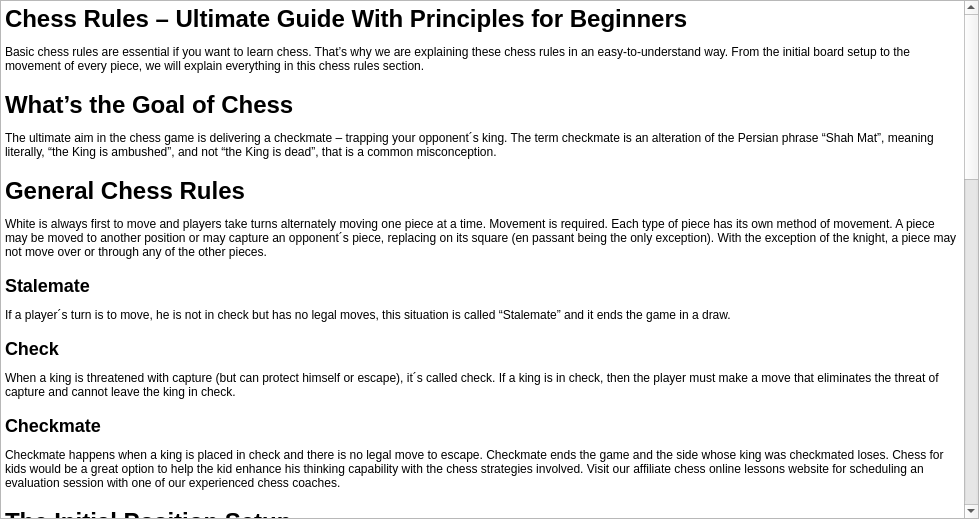
<?xml version="1.0" encoding="UTF-8"?>
<ui version="4.0">
 <class>RulesDialog</class>
 <widget class="QDialog" name="RulesDialog">
  <property name="geometry">
   <rect>
    <x>0</x>
    <y>0</y>
    <width>979</width>
    <height>519</height>
   </rect>
  </property>
  <property name="windowTitle">
   <string>Rules</string>
  </property>
  <layout class="QVBoxLayout" name="verticalLayout">
   <property name="spacing">
    <number>0</number>
   </property>
   <property name="leftMargin">
    <number>0</number>
   </property>
   <property name="topMargin">
    <number>0</number>
   </property>
   <property name="rightMargin">
    <number>0</number>
   </property>
   <property name="bottomMargin">
    <number>0</number>
   </property>
   <item>
    <widget class="QTextBrowser" name="textBrowser">
     <property name="html">
      <string>&lt;!DOCTYPE HTML PUBLIC &quot;-//W3C//DTD HTML 4.0//EN&quot; &quot;http://www.w3.org/TR/REC-html40/strict.dtd&quot;&gt;
&lt;html&gt;&lt;head&gt;&lt;meta name=&quot;qrichtext&quot; content=&quot;1&quot; /&gt;&lt;meta charset=&quot;utf-8&quot; /&gt;&lt;style type=&quot;text/css&quot;&gt;
p, li { white-space: pre-wrap; }
hr { height: 1px; border-width: 0; }
li.unchecked::marker { content: &quot;\2610&quot;; }
li.checked::marker { content: &quot;\2612&quot;; }
&lt;/style&gt;&lt;/head&gt;&lt;body style=&quot; font-family:'Segoe UI'; font-size:11.25pt; font-weight:400; font-style:normal;&quot;&gt;
&lt;h1 style=&quot; margin-top:18px; margin-bottom:12px; margin-left:0px; margin-right:0px; -qt-block-indent:0; text-indent:0px;&quot;&gt;&lt;span style=&quot; font-size:9pt; font-weight:700;&quot;&gt;Chess Rules – Ultimate Guide With Principles for Beginners&lt;/span&gt;&lt;/h1&gt;
&lt;p style=&quot; margin-top:12px; margin-bottom:12px; margin-left:0px; margin-right:0px; -qt-block-indent:0; text-indent:0px;&quot;&gt;&lt;span style=&quot; font-size:9pt;&quot;&gt;Basic chess rules are essential if you want to learn chess. That’s why we are explaining these chess rules in an easy-to-understand way. From the initial board setup to the movement of every piece, we will explain everything in this chess rules section.&lt;/span&gt;&lt;/p&gt;
&lt;h1 style=&quot; margin-top:18px; margin-bottom:12px; margin-left:0px; margin-right:0px; -qt-block-indent:0; text-indent:0px;&quot;&gt;&lt;a name=&quot;what-s-the-goal-of-chess&quot;&gt;&lt;/a&gt;&lt;span style=&quot; font-size:9pt; font-weight:700;&quot;&gt;W&lt;/span&gt;&lt;span style=&quot; font-size:9pt; font-weight:700;&quot;&gt;hat’s the Goal of Chess&lt;/span&gt;&lt;/h1&gt;
&lt;p style=&quot; margin-top:12px; margin-bottom:12px; margin-left:0px; margin-right:0px; -qt-block-indent:0; text-indent:0px;&quot;&gt;&lt;span style=&quot; font-size:9pt;&quot;&gt;The ultimate aim in the chess game is delivering a checkmate – trapping your opponent´s king. The term checkmate is an alteration of the Persian phrase “Shah Mat”, meaning literally, “the King is ambushed”, and not “the King is dead”, that is a common misconception.&lt;/span&gt;&lt;/p&gt;
&lt;h1 style=&quot; margin-top:18px; margin-bottom:12px; margin-left:0px; margin-right:0px; -qt-block-indent:0; text-indent:0px;&quot;&gt;&lt;a name=&quot;general-chess-rules&quot;&gt;&lt;/a&gt;&lt;span style=&quot; font-size:9pt; font-weight:700;&quot;&gt;G&lt;/span&gt;&lt;span style=&quot; font-size:9pt; font-weight:700;&quot;&gt;eneral Chess Rules&lt;/span&gt;&lt;/h1&gt;
&lt;p style=&quot; margin-top:12px; margin-bottom:12px; margin-left:0px; margin-right:0px; -qt-block-indent:0; text-indent:0px;&quot;&gt;&lt;span style=&quot; font-size:9pt;&quot;&gt;White is always first to move and players take turns alternately moving one piece at a time. Movement is required. Each type of piece has its own method of movement. A piece may be moved to another position or may capture an opponent´s piece, replacing on its square (en passant being the only exception). With the exception of the knight, a piece may not move over or through any of the other pieces.&lt;/span&gt;&lt;/p&gt;
&lt;h2 style=&quot; margin-top:16px; margin-bottom:12px; margin-left:0px; margin-right:0px; -qt-block-indent:0; text-indent:0px;&quot;&gt;&lt;a name=&quot;stalemate&quot;&gt;&lt;/a&gt;&lt;span style=&quot; font-size:9pt; font-weight:700;&quot;&gt;S&lt;/span&gt;&lt;span style=&quot; font-size:9pt; font-weight:700;&quot;&gt;talemate&lt;/span&gt;&lt;/h2&gt;
&lt;p align=&quot;center&quot; style=&quot; margin-top:12px; margin-bottom:12px; margin-left:0px; margin-right:0px; -qt-block-indent:0; text-indent:0px;&quot;&gt;&lt;img src=&quot;:/rules/rules_files/stalemate-1.png&quot; alt=&quot;stalemate-chess-example&quot; width=&quot;322&quot; height=&quot;322&quot; /&gt;&lt;/p&gt;
&lt;p style=&quot; margin-top:12px; margin-bottom:12px; margin-left:0px; margin-right:0px; -qt-block-indent:0; text-indent:0px;&quot;&gt;&lt;span style=&quot; font-size:9pt;&quot;&gt;If a player´s turn is to move, he is not in check but has no legal moves, this situation is called “Stalemate” and it ends the game in a draw.&lt;/span&gt;&lt;/p&gt;
&lt;h2 style=&quot; margin-top:16px; margin-bottom:12px; margin-left:0px; margin-right:0px; -qt-block-indent:0; text-indent:0px;&quot;&gt;&lt;a name=&quot;check&quot;&gt;&lt;/a&gt;&lt;span style=&quot; font-size:9pt; font-weight:700;&quot;&gt;C&lt;/span&gt;&lt;span style=&quot; font-size:9pt; font-weight:700;&quot;&gt;heck&lt;/span&gt;&lt;/h2&gt;
&lt;p align=&quot;center&quot; style=&quot; margin-top:12px; margin-bottom:12px; margin-left:0px; margin-right:0px; -qt-block-indent:0; text-indent:0px;&quot;&gt;&lt;img src=&quot;:/rules/rules_files/check.png&quot; alt=&quot;chess-check-example&quot; width=&quot;322&quot; height=&quot;322&quot; /&gt;&lt;/p&gt;
&lt;p style=&quot; margin-top:12px; margin-bottom:12px; margin-left:0px; margin-right:0px; -qt-block-indent:0; text-indent:0px;&quot;&gt;&lt;span style=&quot; font-size:9pt;&quot;&gt;When a king is threatened with capture (but can protect himself or escape), it´s called check. If a king is in check, then the player must make a move that eliminates the threat of capture and cannot leave the king in check.&lt;/span&gt;&lt;/p&gt;
&lt;h2 style=&quot; margin-top:16px; margin-bottom:12px; margin-left:0px; margin-right:0px; -qt-block-indent:0; text-indent:0px;&quot;&gt;&lt;a name=&quot;checkmate&quot;&gt;&lt;/a&gt;&lt;span style=&quot; font-size:9pt; font-weight:700;&quot;&gt;C&lt;/span&gt;&lt;span style=&quot; font-size:9pt; font-weight:700;&quot;&gt;heckmate&lt;/span&gt;&lt;/h2&gt;
&lt;p style=&quot; margin-top:12px; margin-bottom:12px; margin-left:0px; margin-right:0px; -qt-block-indent:0; text-indent:0px;&quot;&gt;&lt;span style=&quot; font-size:9pt;&quot;&gt;Checkmate happens when a king is placed in check and there is no legal move to escape. Checkmate ends the game and the side whose king was checkmated loses. Chess for kids would be a great option to help the kid enhance his thinking capability with the chess strategies involved. Visit our affiliate chess online lessons website for scheduling an evaluation session with one of our experienced chess coaches.&lt;/span&gt;&lt;/p&gt;
&lt;p align=&quot;center&quot; style=&quot; margin-top:12px; margin-bottom:12px; margin-left:0px; margin-right:0px; -qt-block-indent:0; text-indent:0px;&quot;&gt;&lt;img src=&quot;:/rules/rules_files/checkmate.png&quot; alt=&quot;chess-checkmate-example&quot; width=&quot;322&quot; height=&quot;322&quot; /&gt;&lt;/p&gt;
&lt;h1 style=&quot; margin-top:18px; margin-bottom:12px; margin-left:0px; margin-right:0px; -qt-block-indent:0; text-indent:0px;&quot;&gt;&lt;a name=&quot;the-initial-position-setup&quot;&gt;&lt;/a&gt;&lt;span style=&quot; font-size:9pt; font-weight:700;&quot;&gt;T&lt;/span&gt;&lt;span style=&quot; font-size:9pt; font-weight:700;&quot;&gt;he Initial Position Setup&lt;/span&gt;&lt;/h1&gt;
&lt;p align=&quot;center&quot; style=&quot; margin-top:12px; margin-bottom:12px; margin-left:0px; margin-right:0px; -qt-block-indent:0; text-indent:0px;&quot;&gt;&lt;img src=&quot;:/rules/rules_files/initial-setup.png&quot; alt=&quot;chess-setup&quot; width=&quot;322&quot; height=&quot;322&quot; /&gt;&lt;/p&gt;
&lt;p style=&quot; margin-top:12px; margin-bottom:12px; margin-left:0px; margin-right:0px; -qt-block-indent:0; text-indent:0px;&quot;&gt;&lt;span style=&quot; font-size:9pt;&quot;&gt;The chessboard is made up of eight rows and eight columns for a total of 64 squares of alternating colors. Each square of the chessboard is identified with a unique pair of a letter and a number. The vertical files are labeled a through h, from White´s left (i.e. the queenside) to White´s right. Similarly, the horizontal ranks are numbered from 1 to 8, starting from the one nearest White´s side of the board. Each square of the board, then, is uniquely identified by its file letter and rank number. In the initial position setup, the light queen is positioned on a light square and the dark queen is situated on a dark square. The diagram below shows how the pieces should be initially situated.&lt;/span&gt;&lt;/p&gt;
&lt;h1 style=&quot; margin-top:18px; margin-bottom:12px; margin-left:0px; margin-right:0px; -qt-block-indent:0; text-indent:0px;&quot;&gt;&lt;a name=&quot;how-the-various-chess-pieces-move&quot;&gt;&lt;/a&gt;&lt;span style=&quot; font-size:9pt; font-weight:700;&quot;&gt;H&lt;/span&gt;&lt;span style=&quot; font-size:9pt; font-weight:700;&quot;&gt;ow the Various Chess Pieces Move&lt;/span&gt;&lt;/h1&gt;
&lt;h2 style=&quot; margin-top:16px; margin-bottom:12px; margin-left:0px; margin-right:0px; -qt-block-indent:0; text-indent:0px;&quot;&gt;&lt;a name=&quot;king&quot;&gt;&lt;/a&gt;&lt;span style=&quot; font-size:9pt; font-weight:700;&quot;&gt;K&lt;/span&gt;&lt;span style=&quot; font-size:9pt; font-weight:700;&quot;&gt;ing&lt;/span&gt;&lt;/h2&gt;
&lt;p align=&quot;center&quot; style=&quot; margin-top:12px; margin-bottom:12px; margin-left:0px; margin-right:0px; -qt-block-indent:0; text-indent:0px;&quot;&gt;&lt;img src=&quot;:/rules/rules_files/king.png&quot; alt=&quot;chess-king-moves&quot; width=&quot;322&quot; height=&quot;322&quot; /&gt;&lt;/p&gt;
&lt;p style=&quot; margin-top:12px; margin-bottom:12px; margin-left:0px; margin-right:0px; -qt-block-indent:0; text-indent:0px;&quot;&gt;&lt;span style=&quot; font-size:9pt;&quot;&gt;King can move exactly one square horizontally, vertically, or diagonally. At most once in every game, each king is allowed to make a special move, known as castling.&lt;/span&gt;&lt;/p&gt;
&lt;h2 style=&quot; margin-top:16px; margin-bottom:12px; margin-left:0px; margin-right:0px; -qt-block-indent:0; text-indent:0px;&quot;&gt;&lt;a name=&quot;queen&quot;&gt;&lt;/a&gt;&lt;span style=&quot; font-size:9pt; font-weight:700;&quot;&gt;Q&lt;/span&gt;&lt;span style=&quot; font-size:9pt; font-weight:700;&quot;&gt;ueen&lt;/span&gt;&lt;/h2&gt;
&lt;p align=&quot;center&quot; style=&quot; margin-top:12px; margin-bottom:12px; margin-left:0px; margin-right:0px; -qt-block-indent:0; text-indent:0px;&quot;&gt;&lt;img src=&quot;:/rules/rules_files/queen.png&quot; alt=&quot;chess-queen-moves&quot; width=&quot;322&quot; height=&quot;322&quot; /&gt;&lt;/p&gt;
&lt;p style=&quot; margin-top:12px; margin-bottom:12px; margin-left:0px; margin-right:0px; -qt-block-indent:0; text-indent:0px;&quot;&gt;&lt;span style=&quot; font-size:9pt;&quot;&gt;Queen can move any number of vacant squares diagonally, horizontally, or vertically.&lt;/span&gt;&lt;/p&gt;
&lt;h2 style=&quot; margin-top:16px; margin-bottom:12px; margin-left:0px; margin-right:0px; -qt-block-indent:0; text-indent:0px;&quot;&gt;&lt;a name=&quot;rook&quot;&gt;&lt;/a&gt;&lt;span style=&quot; font-size:9pt; font-weight:700;&quot;&gt;R&lt;/span&gt;&lt;span style=&quot; font-size:9pt; font-weight:700;&quot;&gt;ook&lt;/span&gt;&lt;/h2&gt;
&lt;p align=&quot;center&quot; style=&quot; margin-top:12px; margin-bottom:12px; margin-left:0px; margin-right:0px; -qt-block-indent:0; text-indent:0px;&quot;&gt;&lt;img src=&quot;:/rules/rules_files/rook.png&quot; alt=&quot;chess-moves-rook&quot; width=&quot;322&quot; height=&quot;322&quot; /&gt;&lt;/p&gt;
&lt;p style=&quot; margin-top:12px; margin-bottom:12px; margin-left:0px; margin-right:0px; -qt-block-indent:0; text-indent:0px;&quot;&gt;&lt;span style=&quot; font-size:9pt;&quot;&gt;Rook can move any number of vacant squares vertically or horizontally. It also is moved while castling&lt;/span&gt;&lt;/p&gt;
&lt;h2 style=&quot; margin-top:16px; margin-bottom:12px; margin-left:0px; margin-right:0px; -qt-block-indent:0; text-indent:0px;&quot;&gt;&lt;a name=&quot;bishop&quot;&gt;&lt;/a&gt;&lt;span style=&quot; font-size:9pt; font-weight:700;&quot;&gt;B&lt;/span&gt;&lt;span style=&quot; font-size:9pt; font-weight:700;&quot;&gt;ishop&lt;/span&gt;&lt;/h2&gt;
&lt;p align=&quot;center&quot; style=&quot; margin-top:12px; margin-bottom:12px; margin-left:0px; margin-right:0px; -qt-block-indent:0; text-indent:0px;&quot;&gt;&lt;img src=&quot;:/rules/rules_files/bishop.png&quot; alt=&quot;chess-bishop-moves&quot; width=&quot;322&quot; height=&quot;322&quot; /&gt;&lt;/p&gt;
&lt;p style=&quot; margin-top:12px; margin-bottom:12px; margin-left:0px; margin-right:0px; -qt-block-indent:0; text-indent:0px;&quot;&gt;&lt;span style=&quot; font-size:9pt;&quot;&gt;Bishop can move any number of vacant squares in any diagonal direction.&lt;/span&gt;&lt;/p&gt;
&lt;h2 style=&quot; margin-top:16px; margin-bottom:12px; margin-left:0px; margin-right:0px; -qt-block-indent:0; text-indent:0px;&quot;&gt;&lt;a name=&quot;knight&quot;&gt;&lt;/a&gt;&lt;span style=&quot; font-size:9pt; font-weight:700;&quot;&gt;K&lt;/span&gt;&lt;span style=&quot; font-size:9pt; font-weight:700;&quot;&gt;night&lt;/span&gt;&lt;/h2&gt;
&lt;p align=&quot;center&quot; style=&quot; margin-top:12px; margin-bottom:12px; margin-left:0px; margin-right:0px; -qt-block-indent:0; text-indent:0px;&quot;&gt;&lt;img src=&quot;:/rules/rules_files/knight.png&quot; alt=&quot;chess-moves-knight&quot; width=&quot;322&quot; height=&quot;322&quot; /&gt;&lt;/p&gt;
&lt;p style=&quot; margin-top:12px; margin-bottom:12px; margin-left:0px; margin-right:0px; -qt-block-indent:0; text-indent:0px;&quot;&gt;&lt;span style=&quot; font-size:9pt;&quot;&gt;Knight can move one square along any rank or file and then at an angle. The knight´s movement can also be viewed as an “L” or “7″ laid out at any horizontal or vertical angle.&lt;/span&gt;&lt;/p&gt;
&lt;h2 style=&quot; margin-top:16px; margin-bottom:12px; margin-left:0px; margin-right:0px; -qt-block-indent:0; text-indent:0px;&quot;&gt;&lt;a name=&quot;pawn&quot;&gt;&lt;/a&gt;&lt;span style=&quot; font-size:9pt; font-weight:700;&quot;&gt;P&lt;/span&gt;&lt;span style=&quot; font-size:9pt; font-weight:700;&quot;&gt;awn&lt;/span&gt;&lt;/h2&gt;
&lt;p align=&quot;center&quot; style=&quot; margin-top:12px; margin-bottom:12px; margin-left:0px; margin-right:0px; -qt-block-indent:0; text-indent:0px;&quot;&gt;&lt;img src=&quot;:/rules/rules_files/pawns.png&quot; alt=&quot;chess-moves-pawn&quot; width=&quot;322&quot; height=&quot;322&quot; /&gt;&lt;/p&gt;
&lt;p style=&quot; margin-top:12px; margin-bottom:12px; margin-left:0px; margin-right:0px; -qt-block-indent:0; text-indent:0px;&quot;&gt;&lt;span style=&quot; font-size:9pt;&quot;&gt;Pawns can move forward one square, if that square is unoccupied. If it has not yet moved, the pawn has the option of moving two squares forward provided both squares in front of the pawn are unoccupied. A pawn cannot move backward. Pawns are the only pieces that capture differently from how they move. They can capture an enemy piece on either of the two spaces adjacent to the space in front of them (i.e., the two squares diagonally in front of them) but cannot move to these spaces if they are vacant. The pawn is also involved in the two special moves en passant and promotion.&lt;/span&gt;&lt;/p&gt;
&lt;h1 style=&quot; margin-top:18px; margin-bottom:12px; margin-left:0px; margin-right:0px; -qt-block-indent:0; text-indent:0px;&quot;&gt;&lt;a name=&quot;special-rules-of-chess&quot;&gt;&lt;/a&gt;&lt;span style=&quot; font-size:9pt; font-weight:700;&quot;&gt;S&lt;/span&gt;&lt;span style=&quot; font-size:9pt; font-weight:700;&quot;&gt;pecial Rules of Chess&lt;/span&gt;&lt;/h1&gt;
&lt;h2 style=&quot; margin-top:16px; margin-bottom:12px; margin-left:0px; margin-right:0px; -qt-block-indent:0; text-indent:0px;&quot;&gt;&lt;a name=&quot;castling&quot;&gt;&lt;/a&gt;&lt;span style=&quot; font-size:9pt; font-weight:700;&quot;&gt;C&lt;/span&gt;&lt;span style=&quot; font-size:9pt; font-weight:700;&quot;&gt;astling&lt;/span&gt;&lt;/h2&gt;
&lt;p align=&quot;center&quot; style=&quot; margin-top:12px; margin-bottom:12px; margin-left:0px; margin-right:0px; -qt-block-indent:0; text-indent:0px;&quot;&gt;&lt;img src=&quot;:/rules/rules_files/castling.png&quot; alt=&quot;chess-castling&quot; width=&quot;322&quot; height=&quot;687&quot; /&gt;&lt;/p&gt;
&lt;p style=&quot; margin-top:12px; margin-bottom:12px; margin-left:0px; margin-right:0px; -qt-block-indent:0; text-indent:0px;&quot;&gt;&lt;span style=&quot; font-size:9pt;&quot;&gt;Castling is the only time in the chess game when more than one piece moves during a turn. This chess move has been invented in the 1500s to help speed up the game and improve the balance of the offense and defense. During the castling, the king moves two squares towards the rook he intends to castle with, and the rook moves to the square through which the king passed. Castling is only permissible if all of the following conditions hold:&lt;/span&gt;&lt;/p&gt;
&lt;ul style=&quot;margin-top: 0px; margin-bottom: 0px; margin-left: 0px; margin-right: 0px; -qt-list-indent: 1;&quot;&gt;
&lt;li style=&quot; font-size:9pt;&quot; style=&quot; margin-top:12px; margin-bottom:0px; margin-left:0px; margin-right:0px; -qt-block-indent:0; text-indent:0px;&quot;&gt;Neither king nor rook involved in castling may have moved from the original position;&lt;/li&gt;
&lt;li style=&quot; font-size:9pt;&quot; style=&quot; margin-top:0px; margin-bottom:12px; margin-left:0px; margin-right:0px; -qt-block-indent:0; text-indent:0px;&quot;&gt;There must be no pieces between the king and the rook;&lt;/li&gt;&lt;/ul&gt;
&lt;p style=&quot; margin-top:12px; margin-bottom:12px; margin-left:0px; margin-right:0px; -qt-block-indent:0; text-indent:0px;&quot;&gt;&lt;span style=&quot; font-size:9pt;&quot;&gt;The king may not currently be in check, nor may the king pass through or end up in a square that is under attack by an enemy piece (though the rook is permitted to be under attack and to pass over an attacked square)&lt;/span&gt;&lt;/p&gt;
&lt;h2 style=&quot; margin-top:16px; margin-bottom:12px; margin-left:0px; margin-right:0px; -qt-block-indent:0; text-indent:0px;&quot;&gt;&lt;span style=&quot; font-size:9pt; font-weight:700;&quot;&gt;En Passant&lt;/span&gt;&lt;/h2&gt;
&lt;p align=&quot;center&quot; style=&quot; margin-top:0px; margin-bottom:0px; margin-left:0px; margin-right:0px; -qt-block-indent:0; text-indent:0px;&quot;&gt;&lt;img src=&quot;:/rules/rules_files/en-passant.png&quot; alt=&quot;En-passant-example&quot; width=&quot;322&quot; height=&quot;686&quot; /&gt;&lt;span style=&quot; font-size:9pt;&quot;&gt; &lt;/span&gt;&lt;/p&gt;
&lt;p style=&quot; margin-top:12px; margin-bottom:12px; margin-left:0px; margin-right:0px; -qt-block-indent:0; text-indent:0px;&quot;&gt;&lt;span style=&quot; font-size:9pt;&quot;&gt;En Passant may only occur when a pawn is moved two squares on its initial movement. When this happens, the opposing player has the option to take the moved pawn “en passant” as if it had only moved one square. This option, though, only stays open for one move. The En Passant move was developed after pawns were allowed to move more than one square on their initial move. The idea behind this rule was to retain restrictions imposed by slow movement, while at the same time speeding up the game.&lt;/span&gt;&lt;/p&gt;
&lt;h2 style=&quot; margin-top:16px; margin-bottom:12px; margin-left:0px; margin-right:0px; -qt-block-indent:0; text-indent:0px;&quot;&gt;&lt;span style=&quot; font-size:9pt; font-weight:700;&quot;&gt;Pawn promotion&lt;/span&gt;&lt;/h2&gt;
&lt;p align=&quot;center&quot; style=&quot; margin-top:0px; margin-bottom:0px; margin-left:0px; margin-right:0px; -qt-block-indent:0; text-indent:0px;&quot;&gt;&lt;img src=&quot;:/rules/rules_files/promotion.png&quot; alt=&quot;pawn-promotion&quot; width=&quot;322&quot; height=&quot;687&quot; /&gt;&lt;span style=&quot; font-size:9pt;&quot;&gt; &lt;/span&gt;&lt;/p&gt;
&lt;p style=&quot; margin-top:12px; margin-bottom:12px; margin-left:0px; margin-right:0px; -qt-block-indent:0; text-indent:0px;&quot;&gt;&lt;span style=&quot; font-size:9pt;&quot;&gt;If a pawn reaches the opponent´s edge of the table, it will be promoted – the pawn may be converted to a queen, rook, bishop or knight, as the player desires. The choice is not limited to previously captured pieces. Thus its´ theoretically possible having up to nine queens or up to ten rooks, bishops, or knights if all pawns are promoted.&lt;/span&gt;&lt;/p&gt;
&lt;p style=&quot; margin-top:0px; margin-bottom:0px; margin-left:0px; margin-right:0px; -qt-block-indent:0; text-indent:0px;&quot;&gt;&lt;a name=&quot;gtx-trans&quot;&gt;&lt;/a&gt;&lt;span style=&quot; font-size:9pt;&quot;&gt; &lt;/span&gt;&lt;span style=&quot; font-size:11pt;&quot;&gt; &lt;/span&gt;&lt;/p&gt;&lt;/body&gt;&lt;/html&gt;</string>
     </property>
     <property name="source">
      <url>
       <string>qrc:/rules/rules.html</string>
      </url>
     </property>
     <property name="openLinks">
      <bool>false</bool>
     </property>
    </widget>
   </item>
  </layout>
 </widget>
 <resources/>
 <connections/>
</ui>
